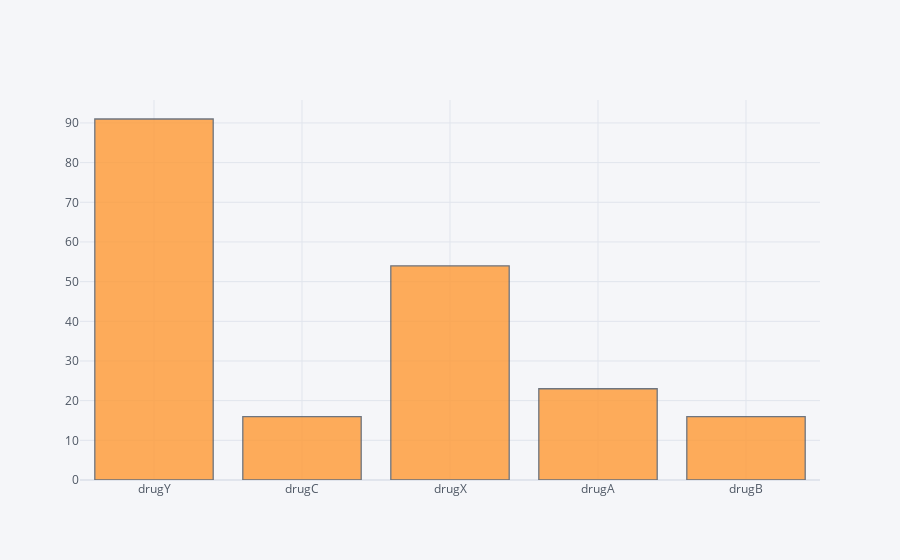

The code cell stored with this chart in its notebook:
### Code cell
drug_data['Drug'].iplot(kind= 'hist', x=drug_data['Drug'])

### Figure 1 — Plotly figure (JSON) as saved in the notebook; plotly's stock layout.template omitted (floating-point values rounded to 4 significant figures; data arrays with more than 128 entries replaced by an {"elided": "..."} marker saying what was removed)
{"data": [{"histfunc": "count", "histnorm": "", "marker": {"color": "rgba(255, 153, 51, 1.0)", "line": {"color": "#4D5663", "width": 1.3}}, "name": "Drug", "opacity": 0.8, "orientation": "v", "type": "histogram", "x": {"elided": "200 str values"}}], "layout": {"barmode": "overlay", "legend": {"bgcolor": "#F5F6F9", "font": {"color": "#4D5663"}}, "paper_bgcolor": "#F5F6F9", "plot_bgcolor": "#F5F6F9", "title": {"font": {"color": "#4D5663"}}, "xaxis": {"gridcolor": "#E1E5ED", "showgrid": true, "tickfont": {"color": "#4D5663"}, "title": {"font": {"color": "#4D5663"}, "text": ""}, "zerolinecolor": "#E1E5ED"}, "yaxis": {"gridcolor": "#E1E5ED", "showgrid": true, "tickfont": {"color": "#4D5663"}, "title": {"font": {"color": "#4D5663"}, "text": ""}, "zerolinecolor": "#E1E5ED"}}}
